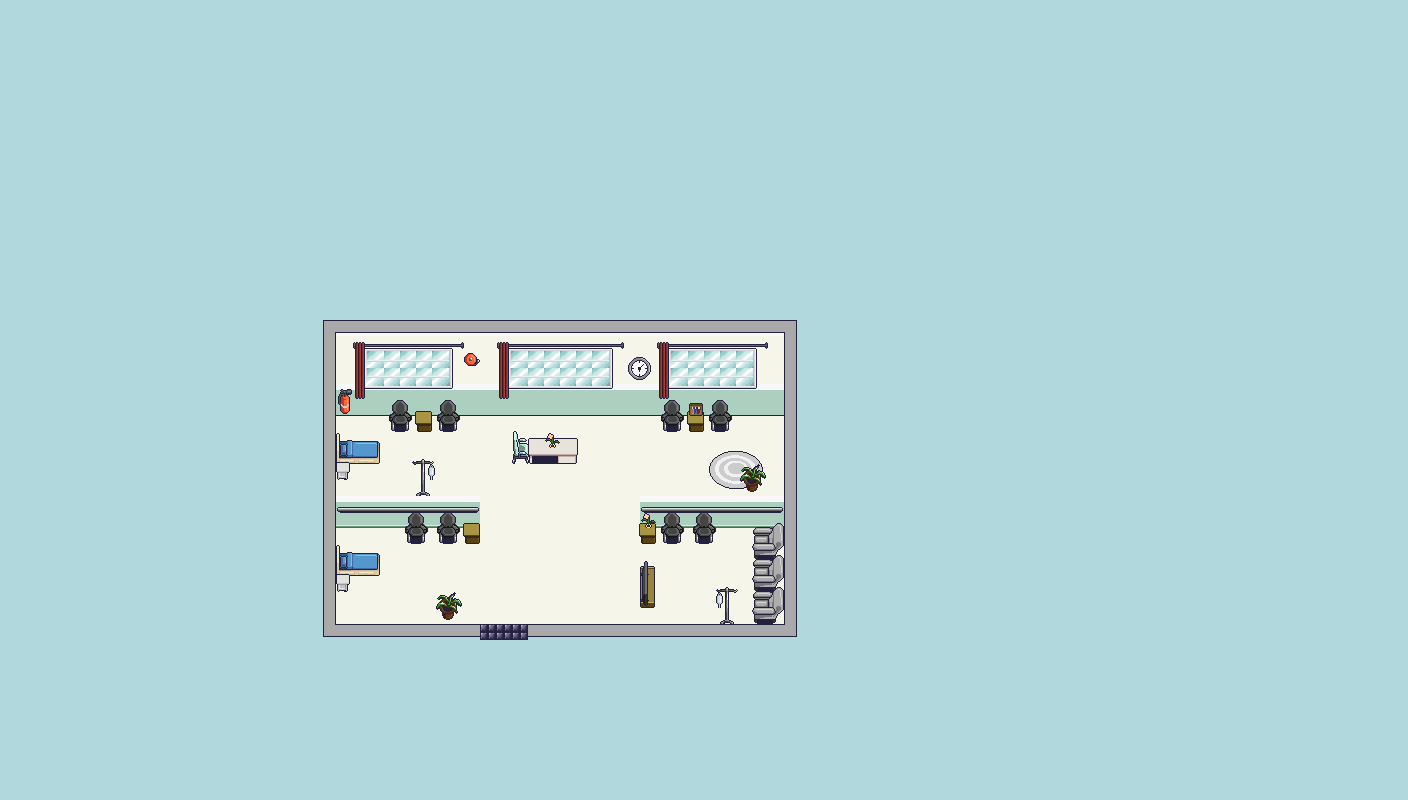

This is a level from a 2D game, rendered from its Tiled map with the project's own tilesets. A one-line summary and the map file follow, with tile-layer data summarised:
An orthogonal 88x50 tile map with 16x16 px tiles, 6 tile layers (Fond, HospitalChamber, Fenetres, Deco1, ...), 3 tilesets and 10 objects (7x Obstacle, 2x SpawnPoint, ChangeScene).

<map version="1.10" tiledversion="1.10.0" orientation="orthogonal" renderorder="right-down" width="88" height="50" tilewidth="16" tileheight="16" infinite="0" nextlayerid="29" nextobjectid="67">
 <tileset firstgid="1" source="tiles_sets/moutarde_home.tsx" />
 <tileset firstgid="3421" source="tiles_sets/hopital.tsx" />
 <tileset firstgid="5986" source="tiles_sets/ami positif.tsx" />
 <layer id="17" name="Fond" width="88" height="50">
  <data>[4400 cells, 4400 non-empty, 1 distinct tile ids]</data>
 </layer>
 <layer id="18" name="HospitalChamber" width="88" height="50">
  <data>[4400 cells, 600 non-empty, 28 distinct tile ids]</data>
 </layer>
 <layer id="19" name="Fenetres" width="88" height="50">
  <data>[4400 cells, 117 non-empty, 27 distinct tile ids]</data>
 </layer>
 <layer id="20" name="Deco1" width="88" height="50">
  <data>[4400 cells, 113 non-empty, 48 distinct tile ids]</data>
 </layer>
 <layer id="21" name="Deco2" width="88" height="50">
  <data>[4400 cells, 50 non-empty, 28 distinct tile ids]</data>
 </layer>
 <layer id="15" name="Deco3" width="88" height="50">
  <data>[4400 cells, 12 non-empty, 12 distinct tile ids]</data>
 </layer>
 <objectgroup id="10" name="ChangeScenePoints">
  <object id="35" name="ToOutsideChouxChamber" type="ChangeScene" x="480.5" y="622.5" width="47" height="17">
   <properties>
    <property name="NextMap" value="village1.tmx" />
   </properties>
  </object>
 </objectgroup>
 <objectgroup id="8" name="Obstacles" class="Meuble">
  <object id="37" name="Wall" type="Obstacle" x="337" y="500.333" width="141" height="24" />
  <object id="60" name="Wall" type="Obstacle" x="640.5" y="502" width="141" height="24" />
  <object id="61" name="Wall" type="Obstacle" x="286.5" y="320" width="546" height="94" />
  <object id="62" name="Wall" type="Obstacle" x="778" y="312" width="56" height="335" />
  <object id="63" name="Wall" type="Obstacle" x="285" y="312.5" width="56" height="335" />
  <object id="64" name="Wall" type="Obstacle" x="288" y="629" width="546" height="54" />
  <object id="66" name="Furniture" type="Obstacle" x="518.667" y="436.667" width="61.3333" height="26" />
 </objectgroup>
 <objectgroup id="9" name="SpawnPoints">
  <object id="28" name="Player" type="SpawnPoint" x="480.833" y="591.833" width="16" height="16" />
  <object id="58" name="Choux" type="SpawnPoint" x="383.334" y="464.334" width="16" height="16" />
 </objectgroup>
</map>
